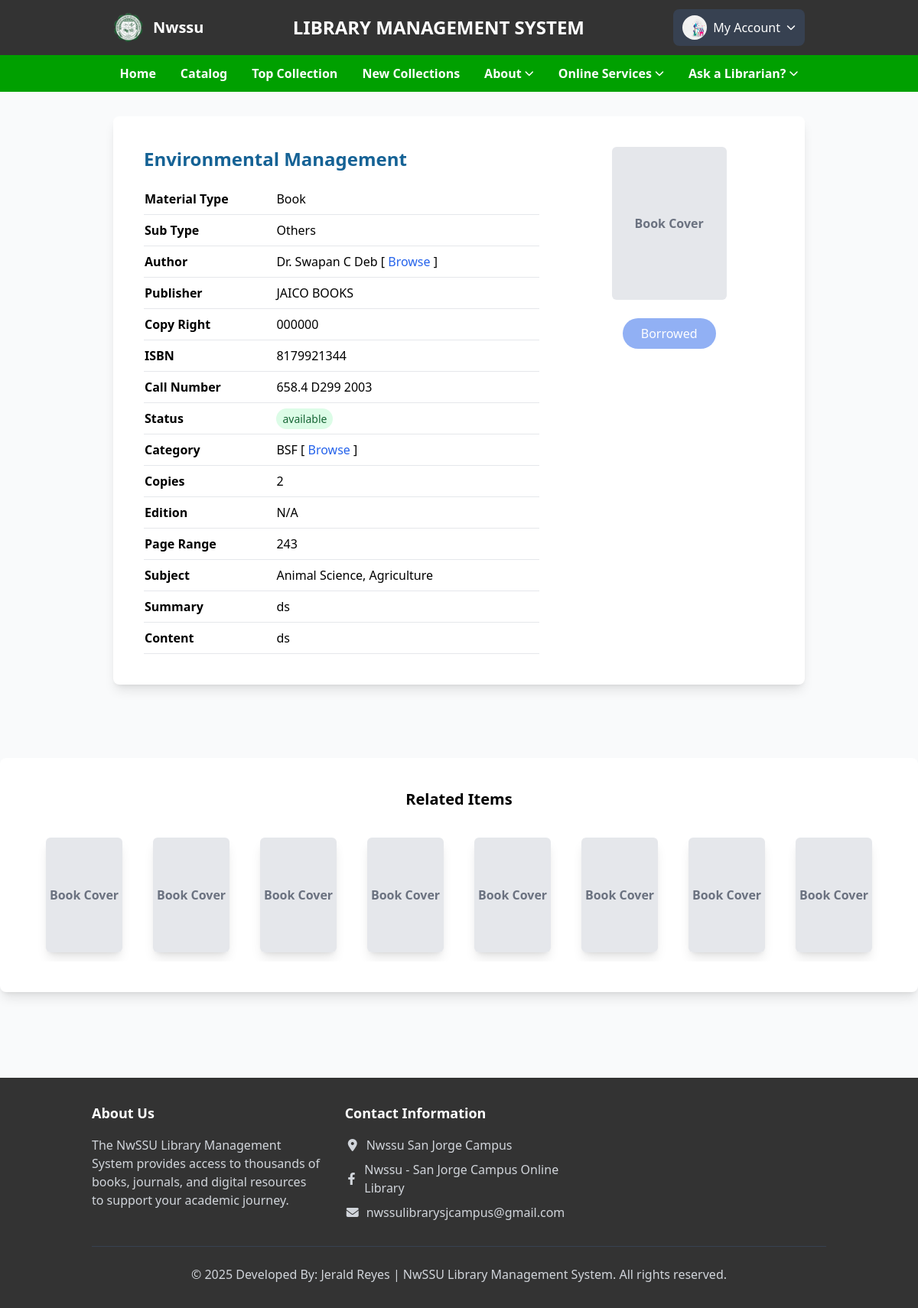
The page /books?id=3 (signed in) on the database as committed earlier.
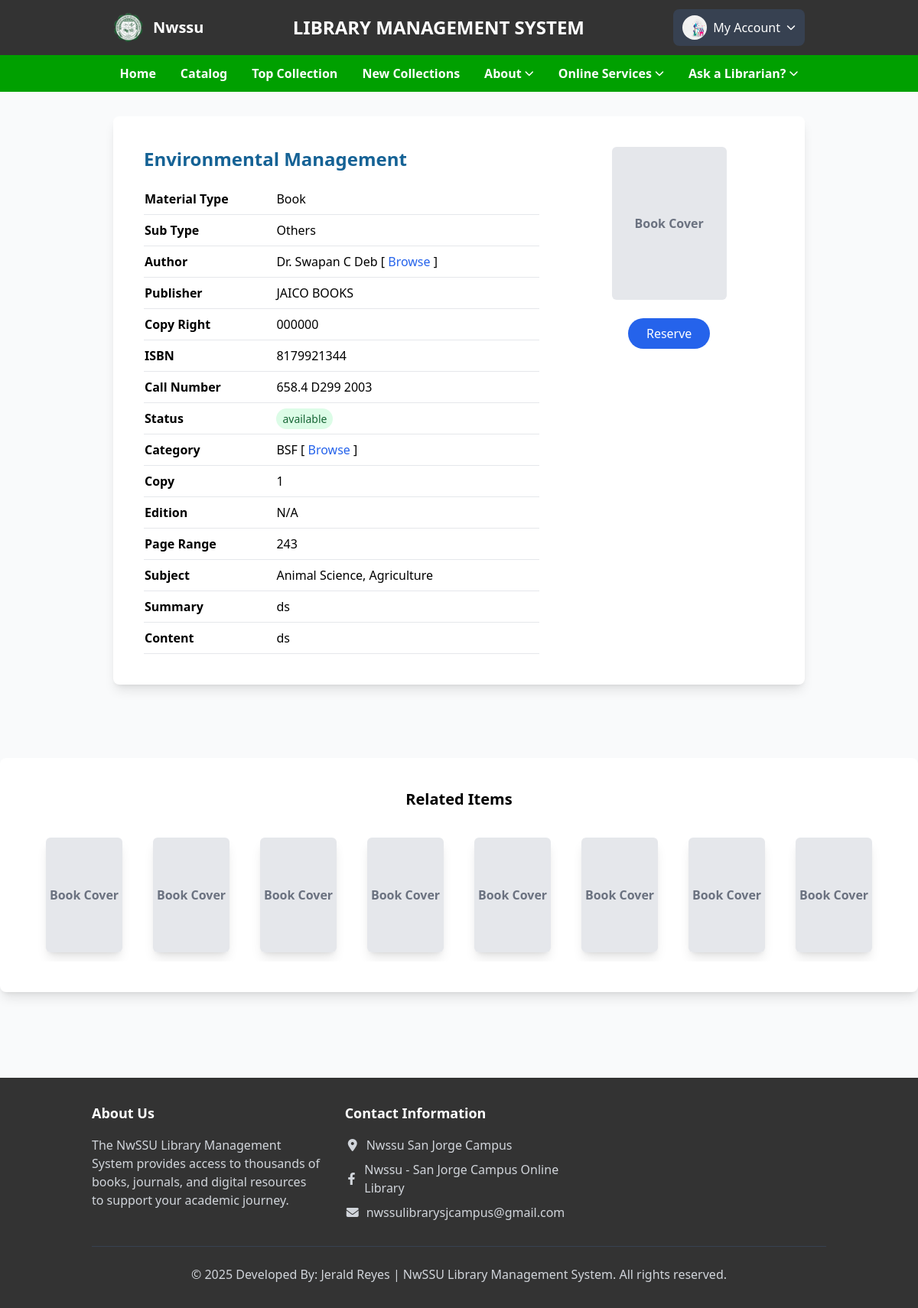
The same page on the database as committed later.
### tables this page shows
CREATE TABLE `books` (
  `id` int(100) NOT NULL,
  `material_type` varchar(250) NOT NULL,
  `sub_type` varchar(250) NOT NULL,
  `category` varchar(250) NOT NULL,
  `title` varchar(500) NOT NULL,
  `author` varchar(500) NOT NULL,
  `publisher` varchar(500) NOT NULL,
  `status` varchar(100) NOT NULL,
  `subject` varchar(250) NOT NULL,
  `content` varchar(5000) NOT NULL,
  `summary` varchar(5000) NOT NULL,
  `issn` varchar(250) NOT NULL,
  `call_no` varchar(250) NOT NULL,
  `ISBN` varchar(250) NOT NULL,
  `copyright` varchar(250) NOT NULL,
  `page_number` int(250) NOT NULL,
  `edition` varchar(250) NOT NULL,
  `copies` int(250) NOT NULL,
  `date_acquired` varchar(250) NOT NULL,
  `books_image` varchar(400) DEFAULT NULL,
  `catalog_date` varchar(50) NOT NULL
);

### student/studbook_detail.php (the view, shortened to what the changed rows need)
<?php
include './activity_logger.php';
try {
    $user_id = $_SESSION['user_id'] ?? null;
    $book_id = $_GET['id'] ?? null;
    $book = null;
    $isReserved = false;
    $isBorrowed = false;
    if ($book_id) {
        try {
            $details = $conn->prepare("SELECT * FROM books WHERE id = :book_id");
            $details->execute([':book_id' => $book_id]);
            $book = $details->fetch(PDO::FETCH_ASSOC);
            if ($book && isset($user_id)) {
                $checkReservation = $conn->prepare("SELECT * FROM reserve_books
                                                  WHERE user_id = :user_id
                                                  AND book_id = :book_id
                                                  AND (status = 'reserved' OR status = 'borrowed')");
                $checkReservation->execute([':user_id' => $user_id, ':book_id' => $book_id]);
                $reservation = $checkReservation->fetch(PDO::FETCH_ASSOC);
                $isReserved = !empty($reservation);
                $isBorrowed = !empty($reservation) && $reservation['status'] === 'borrowed';
            }
        } catch (PDOException $e) {
            $_SESSION['message'] = 'Failed to fetch book details: ' . $e->getMessage();
            $_SESSION['message_type'] = 'error';
        }
    }
} catch (PDOException $e) {
    echo json_encode(['success' => false, 'message' => 'Error: ' . $e->getMessage()]);
    exit();
}
?>
<!DOCTYPE html>
<html lang="en">
<head>
    <script src="https://cdn.tailwindcss.com"></script>
</head>
<body class="bg-gray-50">
    <?php include '../student/side_navbars.php'; ?>
    <div class="container hidden md:block mx-auto px-[10%] md:px-[5%] py-8">
        <?php if ($book): ?>
            <div class="bg-white rounded-lg shadow-lg p-6 md:p-10 mb-8 md:mt-0">
                <div class="flex flex-col md:flex-row">
                    <div class="w-full md:w-1/3 flex flex-col items-center mb-6 md:mb-0 md:order-last">
                        <?php if (!empty($book['books_image']) && file_exists("../uploaded_file/" . $book['books_image'])): ?>
                            <img src="./uploaded_file/<?php echo htmlspecialchars($book['books_image']); ?>" alt="Book Cover"
                                class="w-[150px] h-[200px] object-cover border border-gray-300 rounded-md shadow-custom mb-4">
                        <?php else: ?>
                            <div class="w-[150px] h-[200px] bg-gray-200 flex items-center justify-center text-gray-500 font-bold rounded-md shadow-custom mb-4">
                                Book Cover
                            </div>
                        <?php endif; ?>
                        <?php if ($book['status'] === 'available' && strtolower($book['material_type']) === 'book'): ?>
                            <button class="reserve-btn bg-blue-600 hover:bg-blue-700 text-white font-medium py-2 px-6 rounded-full transition duration-300 mt-2 <?php echo ($isReserved || $isBorrowed) ? 'opacity-50 cursor-not-allowed' : ''; ?>"
                                data-book-id="<?php echo htmlspecialchars($book['id']); ?>"
                                <?php echo ($isReserved || $isBorrowed) ? 'disabled' : ''; ?>>
                                <?php
                                    if ($isBorrowed) {
                                        echo 'Borrowed';
                                    } elseif ($isReserved) {
                                        echo 'Reserved';
                                    } else {
                                        echo 'Reserve';
                                    }
                                ?>
                            </button>
                        <?php endif; ?>
                    </div>
                    <div class="w-full md:w-2/3 pr-0 md:pr-8 md:order-first">
                        <h2 class="text-2xl text-[#156295] font-bold mb-4"><?php echo htmlspecialchars($book['title']); ?></h2>
                        <table class="w-full border-collapse">
                            <tbody>
                                <tr class="border-b">
                                    <th class="py-2 text-left w-1/3">Material Type</th>
                                    <td class="py-2"><?php echo htmlspecialchars($book['material_type']); ?></td>
                                </tr>
                                <tr class="border-b">
                                    <th class="py-2 text-left">Sub Type</th>
                                    <td class="py-2"><?php echo htmlspecialchars($book['sub_type']); ?></td>
                                </tr>
                                <tr class="border-b">
                                    <th class="py-2 text-left">Author</th>
                                    <td class="py-2">
                                        <?php echo htmlspecialchars($book['author']); ?>
                                        [ <a href="./author?author=<?php echo urlencode($book['author']); ?>" class="text-blue-600 hover:underline">Browse</a> ]
                                    </td>
                                </tr>
                                <tr class="border-b">
                                    <th class="py-2 text-left">Publisher</th>
                                    <td class="py-2"><?php echo htmlspecialchars($book['publisher']); ?></td>
                                </tr>
                                <tr class="border-b">
                                    <th class="py-2 text-left">Copy Right</th>
                                    <td class="py-2"><?php echo htmlspecialchars($book['copyright']); ?></td>
                                </tr>
                                <tr class="border-b">
                                    <th class="py-2 text-left">ISBN</th>
                                    <td class="py-2"><?php echo htmlspecialchars($book['ISBN']); ?></td>
                                </tr>
                                <tr class="border-b">
                                    <th class="py-2 text-left">Call Number</th>
                                    <td class="py-2"><?php echo htmlspecialchars($book['call_no']); ?></td>
                                </tr>
                                <tr class="border-b">
                                    <th class="py-2 text-left">Status</th>
                                    <td class="py-2">
                                        <span class="<?php echo $book['status'] === 'available' ? 'bg-green-100 text-green-800' : 'bg-red-100 text-red-800'; ?> px-2 py-1 rounded-full text-sm">
                                            <?php echo htmlspecialchars($book['status']); ?>
                                        </span>
                                    </td>
                                </tr>
                                <tr class="border-b">
                                    <th class="py-2 text-left">Category</th>
                                    <td class="py-2">
                                        <?php echo htmlspecialchars($book['category']); ?>
                                        [ <a href="./searchcategory?category=<?php echo urlencode($book['category']); ?>" class="text-blue-600 hover:underline">Browse</a> ]
                                    </td>
                                </tr>
                                <tr class="border-b">
                                    <th class="py-2 text-left"><?php echo $book['copies'] == 1 ? 'Copy' : 'Copies'; ?></th>
                                    <td class="py-2"><?php echo htmlspecialchars($book['copies']); ?></td>
                                </tr>
                                <tr class="border-b">
                                    <th class="py-2 text-left">Edition</th>
                                    <td class="py-2"><?php echo htmlspecialchars($book['edition']); ?></td>
                                </tr>
                                <tr class="border-b">
                                    <th class="py-2 text-left">Page Range</th>
                                    <td class="py-2"><?php echo htmlspecialchars($book['page_number']); ?></td>
                                </tr>
                                <tr class="border-b">
                                    <th class="py-2 text-left">Subject</th>
                                    <td class="py-2"><?php echo htmlspecialchars($book['subject']); ?></td>
                                </tr>
                                <tr class="border-b">
                                    <th class="py-2 text-left">Summary</th>
                                    <td class="py-2"><?php echo htmlspecialchars($book['summary']); ?></td>
                                </tr>
                                <tr class="border-b">
                                    <th class="py-2 text-left">Content</th>
                                    <td class="py-2"><?php echo htmlspecialchars($book['content']); ?></td>
                                </tr>
                            </tbody>
                        </table>
                    </div>
                </div>
            </div>
        <?php else: ?>
            <div class="bg-yellow-100 border-l-4 border-yellow-500 text-yellow-700 p-4 mt-8" role="alert">
                <p>Book not found.</p>
            </div>
        <?php endif; ?>
    </div>
    <?php include '../student/footer.php'; ?>
</body>
</html>

Rows that differ between the two databases and show on the page:
changed books "Environmental Management": copies "2" → "1"
Other text that changed with them:
text no longer shown: "Borrowed Copies"
text now shown: "Reserve Copy"
